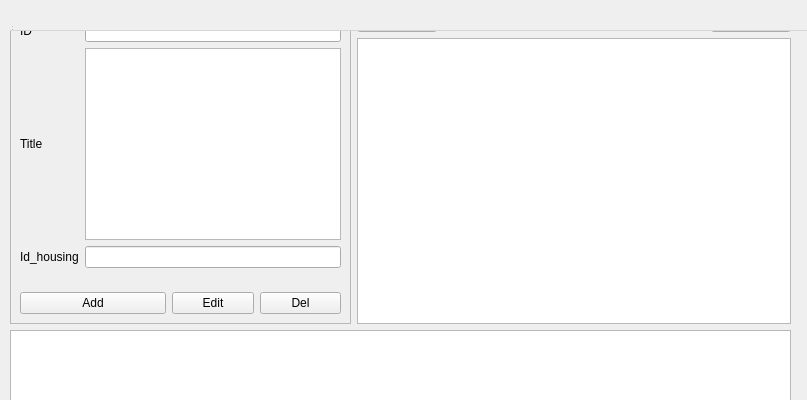
<?xml version="1.0" encoding="UTF-8"?>
<ui version="4.0">
 <class>Form</class>
 <widget class="QWidget" name="Form">
  <property name="geometry">
   <rect>
    <x>0</x>
    <y>0</y>
    <width>807</width>
    <height>400</height>
   </rect>
  </property>
  <property name="windowTitle">
   <string>Form</string>
  </property>
  <widget class="QWidget" name="centralwidget">
   <property name="geometry">
    <rect>
     <x>10</x>
     <y>10</y>
     <width>781</width>
     <height>526</height>
    </rect>
   </property>
   <layout class="QGridLayout" name="gridLayout_2">
    <item row="0" column="2">
     <spacer name="horizontalSpacer">
      <property name="orientation">
       <enum>Qt::Orientation::Horizontal</enum>
      </property>
      <property name="sizeHint" stdset="0">
       <size>
        <width>277</width>
        <height>20</height>
       </size>
      </property>
     </spacer>
    </item>
    <item row="1" column="1" colspan="3">
     <widget class="QTableWidget" name="twData"/>
    </item>
    <item row="0" column="1">
     <widget class="QPushButton" name="btnConnect">
      <property name="text">
       <string>Connect</string>
      </property>
     </widget>
    </item>
    <item row="2" column="0" colspan="4">
     <widget class="QTextEdit" name="teResult">
      <property name="readOnly">
       <bool>true</bool>
      </property>
     </widget>
    </item>
    <item row="0" column="3">
     <widget class="QPushButton" name="btnSelectAll">
      <property name="text">
       <string>Select All</string>
      </property>
     </widget>
    </item>
    <item row="0" column="0" rowspan="2">
     <widget class="QFrame" name="frame">
      <property name="sizePolicy">
       <sizepolicy hsizetype="Minimum" vsizetype="Preferred">
        <horstretch>0</horstretch>
        <verstretch>0</verstretch>
       </sizepolicy>
      </property>
      <property name="frameShape">
       <enum>QFrame::Shape::StyledPanel</enum>
      </property>
      <property name="frameShadow">
       <enum>QFrame::Shadow::Plain</enum>
      </property>
      <layout class="QGridLayout" name="gridLayout">
       <item row="0" column="0">
        <widget class="QLabel" name="lbID">
         <property name="text">
          <string>ID</string>
         </property>
        </widget>
       </item>
       <item row="0" column="1" colspan="3">
        <widget class="QLineEdit" name="leId"/>
       </item>
       <item row="1" column="0">
        <widget class="QLabel" name="lbTitle">
         <property name="text">
          <string>Title</string>
         </property>
        </widget>
       </item>
       <item row="1" column="1" colspan="3">
        <widget class="QTextEdit" name="teTitle"/>
       </item>
       <item row="2" column="0">
        <widget class="QLabel" name="lbHousing">
         <property name="text">
          <string>Id_housing</string>
         </property>
        </widget>
       </item>
       <item row="2" column="1" colspan="3">
        <widget class="QLineEdit" name="leHousingId"/>
       </item>
       <item row="3" column="2">
        <spacer name="verticalSpacer_2">
         <property name="orientation">
          <enum>Qt::Orientation::Vertical</enum>
         </property>
         <property name="sizeHint" stdset="0">
          <size>
           <width>20</width>
           <height>18</height>
          </size>
         </property>
        </spacer>
       </item>
       <item row="4" column="0" colspan="2">
        <widget class="QPushButton" name="btnAdd">
         <property name="text">
          <string>Add</string>
         </property>
        </widget>
       </item>
       <item row="4" column="2">
        <widget class="QPushButton" name="btnEdit">
         <property name="text">
          <string>Edit</string>
         </property>
        </widget>
       </item>
       <item row="4" column="3">
        <widget class="QPushButton" name="btnDel">
         <property name="text">
          <string>Del</string>
         </property>
        </widget>
       </item>
      </layout>
     </widget>
    </item>
   </layout>
  </widget>
  <widget class="QMenuBar" name="menubar">
   <property name="geometry">
    <rect>
     <x>10</x>
     <y>10</y>
     <width>800</width>
     <height>21</height>
    </rect>
   </property>
  </widget>
  <widget class="QStatusBar" name="statusbar">
   <property name="geometry">
    <rect>
     <x>10</x>
     <y>10</y>
     <width>3</width>
     <height>22</height>
    </rect>
   </property>
  </widget>
 </widget>
 <resources/>
 <connections/>
</ui>
